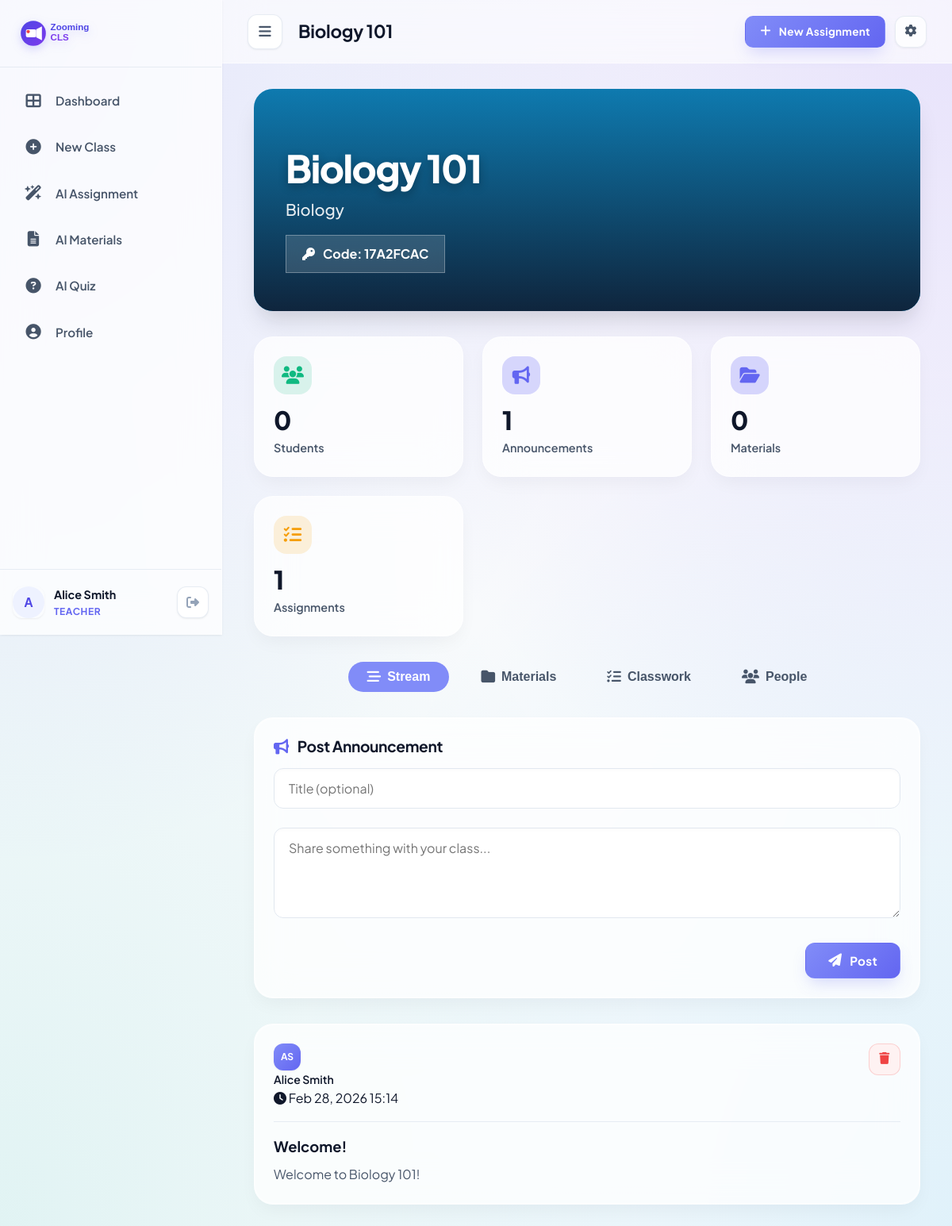
/classroom/3/teacher/ (signed in), run on the app's committed database.
### accounts/models.py (models this page shows, shortened)
class UserProfile(models.Model):
    ROLE_CHOICES = [
        ('teacher', 'Teacher'),
        ('student', 'Student'),
    ]
    user = models.OneToOneField(User, on_delete=models.CASCADE, related_name='profile')
    role = models.CharField(max_length=10, choices=ROLE_CHOICES, default='student')
    avatar = models.ImageField(upload_to='avatars/', blank=True, null=True)
    bio = models.TextField(blank=True, default='')

### classroom/models.py (models this page shows, shortened)
class Classroom(models.Model):
    name = models.CharField(max_length=200)
    subject = models.CharField(max_length=200)
    description = models.TextField(blank=True, default='')
    join_code = models.CharField(max_length=10, unique=True, blank=True)
    teacher = models.ForeignKey(User, on_delete=models.CASCADE, related_name='taught_classes')
    created_at = models.DateTimeField(auto_now_add=True)
    cover_color = models.CharField(max_length=7, default='#4f46e5')
    class Meta:
        ordering = ['-created_at']

class Announcement(models.Model):
    classroom = models.ForeignKey(Classroom, on_delete=models.CASCADE, related_name='announcements')
    author = models.ForeignKey(User, on_delete=models.CASCADE)
    title = models.CharField(max_length=200, blank=True, default='')
    content = models.TextField()
    created_at = models.DateTimeField(auto_now_add=True)
    updated_at = models.DateTimeField(auto_now=True)
    class Meta:
        ordering = ['-created_at']

### classroom/views.py (the view)
# urls.py: path('<int:pk>/teacher/', views.classroom_detail_teacher, name='classroom_detail_teacher'),
@teacher_required
def classroom_detail_teacher(request, pk):
    classroom = get_object_or_404(Classroom, pk=pk, teacher=request.user)
    announcements = classroom.announcements.all()
    materials = classroom.materials.all()
    assignments = classroom.assignments.all()
    enrollments = classroom.enrollments.select_related('student').all()
    ann_form = AnnouncementForm()
    mat_form = MaterialForm()
    return render(request, 'classroom/classroom_detail_teacher.html', {
        'classroom': classroom,
        'announcements': announcements,
        'materials': materials,
        'assignments': assignments,
        'enrollments': enrollments,
        'ann_form': ann_form,
        'mat_form': mat_form,
    })

### classroom/forms.py
class AnnouncementForm(forms.ModelForm):
    class Meta:
        model = Announcement
        fields = ['title', 'content']
        widgets = {
            'content': forms.Textarea(attrs={'rows': 4, 'placeholder': 'Share something with your class...'}),
        }

class MaterialForm(forms.ModelForm):
    class Meta:
        model = Material
        fields = ['title', 'description', 'file']
        widgets = {
            'description': forms.Textarea(attrs={'rows': 2}),
        }

### templates/classroom/classroom_detail_teacher.html (shortened to what this page needs)
{% extends "base.html" %}
{% block page_title %}{{ classroom.name }}{% endblock %}
{% block top_actions %}
<div style="display:flex; gap:12px;">
    <a href="{% url 'create_assignment' classroom.pk %}" class="btn btn-primary btn-sm"><i class="fas fa-plus"></i> New Assignment</a>
    <a href="{% url 'edit_classroom' classroom.pk %}" class="btn btn-ghost btn-sm btn-icon" title="Settings"><i class="fas fa-cog"></i></a>
</div>
{% endblock %}
{% block content %}
<div class="class-hero" style="background:{{ classroom.cover_color }};">
    <div class="class-hero-content">
        <h1>{{ classroom.name }}</h1>
        <div class="subject">{{ classroom.subject }}</div>
        <div class="code-chip" onclick="navigator.clipboard.writeText('{{ classroom.join_code }}');this.innerHTML='<i class=\'fas fa-check\'></i> Copied!'"><i class="fas fa-key"></i> Code: {{ classroom.join_code }}</div>
    </div>
</div>
<div class="stats-row">
    <div class="stat-card stat-green"><div class="stat-icon"><i class="fas fa-users"></i></div><div class="stat-value">{{ enrollments.count }}</div><div class="stat-label">Students</div></div>
    <div class="stat-card"><div class="stat-icon"><i class="fas fa-bullhorn"></i></div><div class="stat-value">{{ announcements.count }}</div><div class="stat-label">Announcements</div></div>
    <div class="stat-card"><div class="stat-icon"><i class="fas fa-folder-open"></i></div><div class="stat-value">{{ materials.count }}</div><div class="stat-label">Materials</div></div>
    <div class="stat-card stat-amber"><div class="stat-icon"><i class="fas fa-tasks"></i></div><div class="stat-value">{{ assignments.count }}</div><div class="stat-label">Assignments</div></div>
</div>
<div class="tab-nav">
    <button class="tab-btn active" onclick="switchTab(this,'feed')"><i class="fas fa-stream"></i> Stream</button>
    <button class="tab-btn" onclick="switchTab(this,'materials')"><i class="fas fa-folder"></i> Materials</button>
    <button class="tab-btn" onclick="switchTab(this,'assignments')"><i class="fas fa-tasks"></i> Classwork</button>
    <button class="tab-btn" onclick="switchTab(this,'students')"><i class="fas fa-users"></i> People</button>
</div>
<div class="tab-panel active" id="tab-feed">
    <div class="card" style="margin-bottom:32px; padding:24px;">
        <div class="card-header" style="margin-bottom:16px;"><h3 class="card-title" style="font-size:1.2rem;"><i class="fas fa-bullhorn" style="color:var(--accent); margin-right:8px;"></i> Post Announcement</h3></div>
        <form method="post" action="{% url 'post_announcement' classroom.pk %}">
            <div class="form-group"><input type="text" name="title" placeholder="Title (optional)"></div>
            <div class="form-group"><textarea name="content" rows="4" placeholder="Share something with your class..." required></textarea></div>
            <div style="display:flex; justify-content:flex-end;">
                <button type="submit" class="btn btn-primary"><i class="fas fa-paper-plane"></i> Post</button>
            </div>
        </form>
    </div>
    {% if announcements %}
    <div class="announcement-feed" style="display:flex; flex-direction:column; gap:20px;">
        {% for ann in announcements %}
        <div class="card fade-in" style="padding:24px;">
            <div class="announcement-header" style="display:flex; justify-content:space-between; align-items:flex-start; margin-bottom:16px; padding-bottom:16px; border-bottom:1px solid var(--border);">
                <div class="announcement-meta">
                    <div class="avatar-placeholder" style="width:34px;height:34px;font-size:.75rem;">{{ ann.author.first_name|first|upper }}{{ ann.author.last_name|first|upper }}</div>
                    <div>
                        <div style="font-weight:600;font-size:.88rem;">{{ ann.author.get_full_name|default:ann.author.username }}</div>
                        <div class="announcement-time"><i class="fas fa-clock"></i> {{ ann.created_at|date:"M d, Y H:i" }}</div>
                    </div>
                </div>
                <form method="post" action="{% url 'delete_announcement' classroom.pk ann.pk %}" style="display:inline;">
                    <button type="submit" class="btn btn-danger btn-sm btn-icon" title="Delete"><i class="fas fa-trash"></i></button>
                </form>
            </div>
            {% if ann.title %}<div class="announcement-title" style="font-size:1.15rem; font-weight:700; margin-bottom:8px;">{{ ann.title }}</div>{% endif %}
            <div class="announcement-text" style="color:var(--text-secondary); line-height:1.6; white-space:pre-wrap;">{{ ann.content }}</div>
        </div>
        {% endfor %}
    </div>
    {% endif %}
</div>
{% endblock %}

### templates/base.html (shortened to what this page needs)
{% load static %}
<!DOCTYPE html>
<html lang="en">
<head>
    <link rel="stylesheet" href="https://cdnjs.cloudflare.com/ajax/libs/font-awesome/6.5.0/css/all.min.css">
    <link rel="stylesheet" href="{% static 'css/style.css' %}">
</head>
<body class="{% if user.is_authenticated %}app-body{% else %}public-body{% endif %}">
{% if user.is_authenticated %}
<aside class="sidebar" id="sidebar">
    <div class="sidebar-logo">
        <img src="{% static 'images/logo.svg' %}" alt="EduSpace" class="logo-img">
    </div>
    <nav class="sidebar-nav">
        {% if user.profile.role == 'teacher' %}
            <a href="{% url 'teacher_dashboard' %}" class="nav-item {% if request.resolver_match.url_name == 'teacher_dashboard' %}active{% endif %}">
                <i class="fas fa-th-large"></i><span>Dashboard</span>
            </a>
            <a href="{% url 'create_classroom' %}" class="nav-item {% if request.resolver_match.url_name == 'create_classroom' %}active{% endif %}">
                <i class="fas fa-plus-circle"></i><span>New Class</span>
            </a>
            <a href="{% url 'ai_assistant:assignment_generator' %}" class="nav-item {% if request.resolver_match.url_name == 'assignment_generator' %}active{% endif %}">
                <i class="fas fa-wand-magic-sparkles"></i><span>AI Assignment</span>
            </a>
            <a href="{% url 'ai_assistant:material_summarizer' %}" class="nav-item {% if request.resolver_match.url_name == 'material_summarizer' %}active{% endif %}">
                <i class="fas fa-file-lines"></i><span>AI Materials</span>
            </a>
            <a href="{% url 'ai_assistant:quiz_generator' %}" class="nav-item {% if request.resolver_match.url_name == 'quiz_generator' %}active{% endif %}">
                <i class="fas fa-circle-question"></i><span>AI Quiz</span>
            </a>
        {% endif %}
        <a href="{% url 'profile' %}" class="nav-item {% if request.resolver_match.url_name == 'profile' %}active{% endif %}">
            <i class="fas fa-user-circle"></i><span>Profile</span>
        </a>
    </nav>
    <div class="sidebar-footer">
        <div class="user-info">
            <img src="{% static 'images/avatars/avatar-' %}{{ user.first_name|first|upper }}.svg" alt="avatar" class="avatar-sm" onerror="this.src='{% static 'images/avatars/default-avatar.svg' %}'">
            <div>
                <div class="user-name">{{ user.get_full_name|default:user.username }}</div>
                <div class="user-role">{{ user.profile.role|title }}</div>
            </div>
        </div>
        <a href="{% url 'logout' %}" class="btn-logout" title="Logout">
            <i class="fas fa-sign-out-alt"></i>
        </a>
    </div>
</aside>
<div class="main-content" id="mainContent">
    <header class="top-bar">
        <button class="sidebar-toggle" id="sidebarToggle"><i class="fas fa-bars"></i></button>
        <div class="top-bar-title">{% block page_title %}{% endblock %}</div>
        <div class="top-bar-actions">{% block top_actions %}{% endblock %}</div>
    </header>
    <main class="content-area">
        {% block content %}{% endblock %}
    </main>
</div>
{% endif %}
</body>
</html>

### data on the page
Classroom: name "Biology 101", subject "Biology", join_code "17A2FCAC", count "1", count "0"
Announcement: author.first_name|first "A", author.last_name|first "S", author.get_full_name "Alice Smith", created_at "Feb 28, 2026 15:14", title "Welcome!", content "Welcome to Biology 101!"

### other printed values
{{ user.get_full_name|default:user.username }} "Alice Smith"
{{ user.profile.role|title }} "TEACHER"
{{ enrollments.count }} "0"
